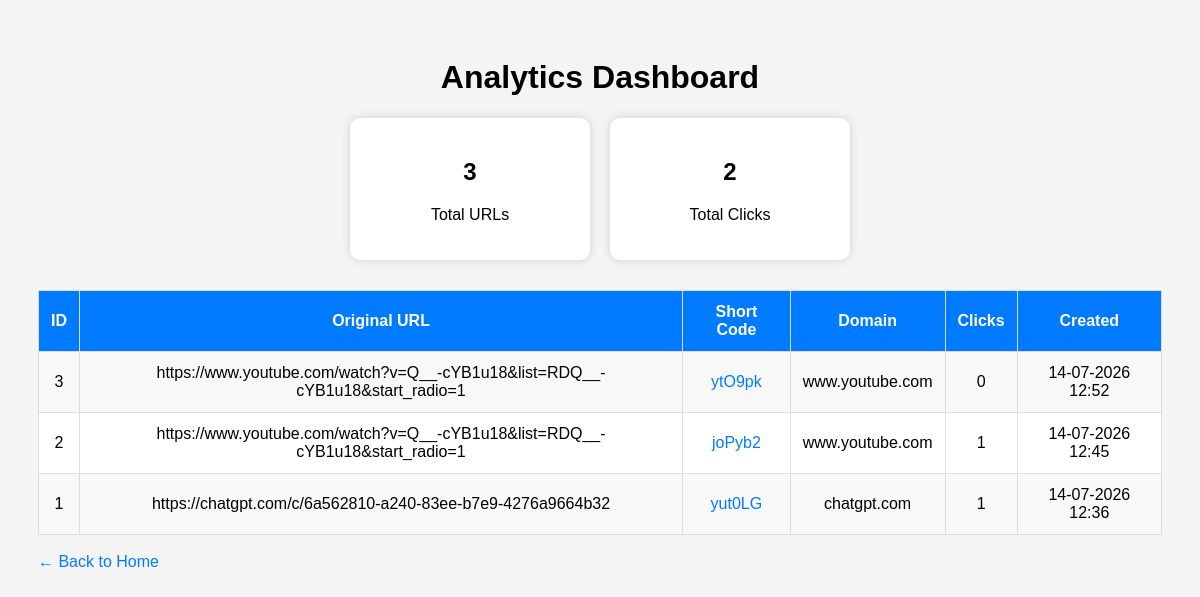
/dashboard, run on the app's committed database.
### models.py (models this page shows, shortened)
class URL(db.Model):
    __tablename__ = "urls"
    id = db.Column(db.Integer, primary_key=True)
    original_url = db.Column(db.String(500), nullable=False)
    short_code = db.Column(db.String(10), unique=True, nullable=False)
    title = db.Column(db.String(200))
    domain = db.Column(db.String(200))
    total_clicks = db.Column(db.Integer, default=0)
    is_active = db.Column(db.Boolean, default=True)
    created_at = db.Column(db.DateTime, default=datetime.utcnow)
    updated_at = db.Column(
        db.DateTime,
        default=datetime.utcnow,
        onupdate=datetime.utcnow
    )
    expires_at = db.Column(db.DateTime, nullable=True)
    clicks = db.relationship(
        "Click",
        backref="url",
        lazy=True,
        cascade="all, delete-orphan"
    )

### app.py (the view)
@app.route("/dashboard")
def dashboard():
    urls = URL.query.order_by(URL.created_at.desc()).all()
    total_urls = URL.query.count()
    total_clicks = db.session.query(
        func.sum(URL.total_clicks)
    ).scalar() or 0
    return render_template(
        "dashboard.html",
        urls=urls,
        total_urls=total_urls,
        total_clicks=total_clicks
    )

### templates/dashboard.html (shortened to what this page needs)
<!DOCTYPE html>
<html>
<head>
</head>
<body>
<h1>Analytics Dashboard</h1>
<div class="cards">
<div class="card">
<h2>{{ total_urls }}</h2>
<p>Total URLs</p>
</div>
<div class="card">
<h2>{{ total_clicks }}</h2>
<p>Total Clicks</p>
</div>
</div>
<table>
<tr>
<th>ID</th>
<th>Original URL</th>
<th>Short Code</th>
<th>Domain</th>
<th>Clicks</th>
<th>Created</th>
</tr>
{% for url in urls %}
<tr>
<td>{{ url.id }}</td>
<td>{{ url.original_url }}</td>
<td>
<a href="/{{ url.short_code }}" target="_blank">
{{ url.short_code }}
</a>
</td>
<td>{{ url.domain }}</td>
<td>{{ url.total_clicks }}</td>
<td>{{ url.created_at.strftime("%d-%m-%Y %H:%M") }}</td>
</tr>
{% endfor %}
</table>
<br>
<a href="/home">← Back to Home</a>
</body>
</html>

### templates/dashboard.html (style rules this page uses)
body { font-family:Arial, sans-serif; background:#f4f4f4; padding:30px; }
h1 { text-align:center; }
.cards { display:flex; gap:20px; justify-content:center; margin-bottom:30px; }
.card { background:white; padding:20px; width:200px; border-radius:10px; text-align:center; box-shadow:0 0 10px rgba(0,0,0,.15); }
table { width:100%; border-collapse:collapse; background:white; }
th,td { border:1px solid #ddd; padding:12px; text-align:center; }
th { background:#007BFF; color:white; }
tr:nth-child(even) { background:#f8f8f8; }
a { text-decoration:none; color:#007BFF; }

### data on the page
URL: id "3", original_url "https://www.youtube.com/watch?v=Q__-cYB1u18&list=RDQ__-cYB1u18&start_radio=1", short_code "ytO9pk", domain "www.youtube.com", total_clicks "0", created_at "14-07-2026 12:52"
URL: id "2", original_url "https://www.youtube.com/watch?v=Q__-cYB1u18&list=RDQ__-cYB1u18&start_radio=1", short_code "joPyb2", domain "www.youtube.com", total_clicks "1", created_at "14-07-2026 12:45"
URL: id "1", original_url "https://chatgpt.com/c/6a562810-a240-83ee-b7e9-4276a9664b32", short_code "yut0LG", domain "chatgpt.com", total_clicks "1", created_at "14-07-2026 12:36"

### other printed values
{{ total_urls }} "3"
{{ total_clicks }} "2"
